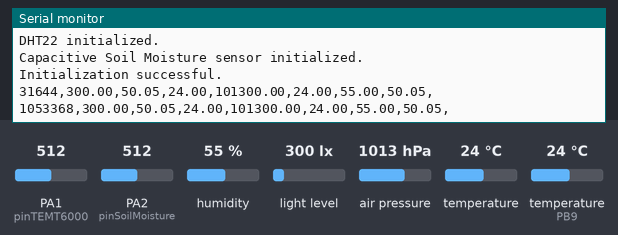
A sketch run on a simulated STM32 Blue Pill. Shown: the last lines printed to the serial monitor. Inputs (shaded band) come from the test bench; at power-on: humidity 55 %, light level 300 lx, PA1 (pinTEMT6000) = 512, PA2 (pinSoilMoisture) = 512, air pressure 1013 hPa, temperature (sensor on PB9) 24 °C, temperature 24 °C. Storage starts empty.

Above: at 1.2 s.
1.3 s: humidity set to 22 %
At 2.6 s:
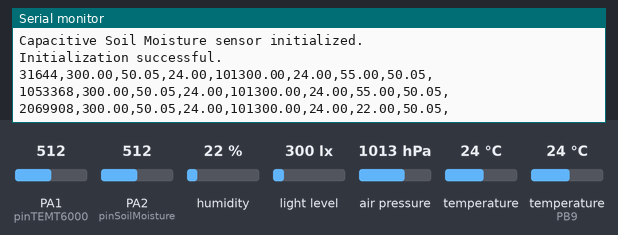
2.8 s: light level set to 40 lx
At 3.9 s:
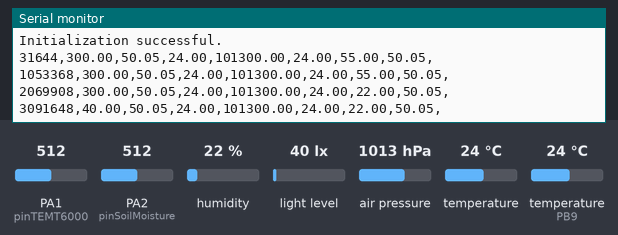
4.3 s: PA1 (pinTEMT6000) set to 716
At 5.6 s:
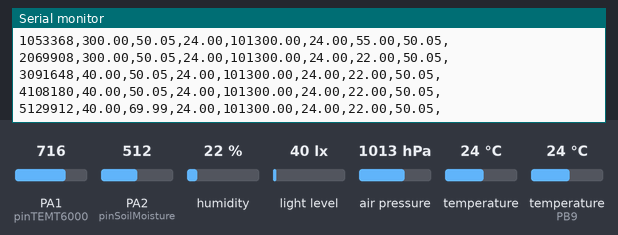
5.8 s: PA2 (pinSoilMoisture) set to 716
At 7.0 s:
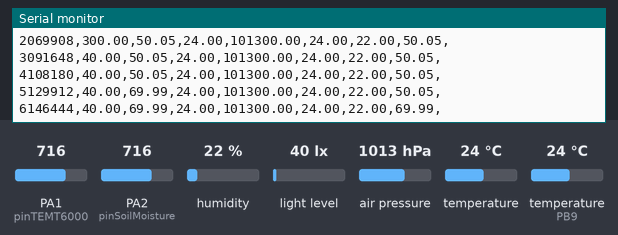
7.3 s: air pressure set to 952 hPa
At 7.3 s:
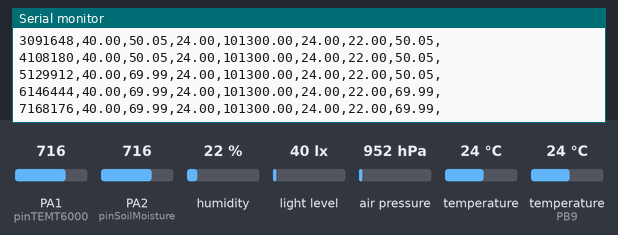
8.8 s: temperature (sensor on PB9) set to 12 °C
At 9.6 s:
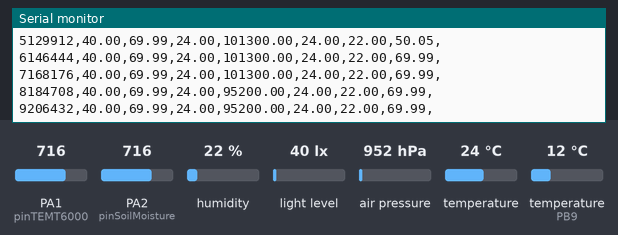
Timing chart, 0 to 11.3 s (numbered marks = the images above; inputs shaded):
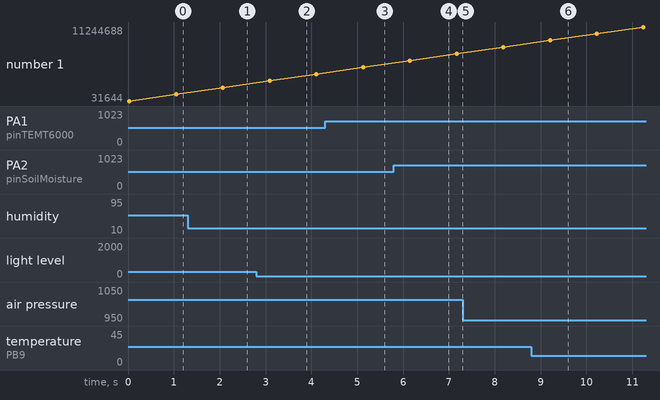

Measured:
- after the input at 1.3 s, the serial monitor: prints a new line after 0.77 s (image 1)
- after the input at 2.8 s, the serial monitor: prints a new line after 0.29 s (image 2)
- after the input at 4.3 s, the serial monitor: prints a new line after 0.83 s (image 3)
- after the input at 5.8 s, the serial monitor: prints a new line after 0.35 s (image 4)
- plotted number 1: 2069908 → 4108180 after the input at 2.8 s

The sketch:

Garden_Sensors_STM32.ino
```cpp
// Garden Sensor Datalogger
// 2022-03-21
//
// This program is used to log sensor data for the home garden.
// The program is run on a microcontroller connected to the following sensors:
// Capacitive Soil Moisture Sensor v2.0 - soil moisture,
// TEMT6000 - light intensity,
// BH1750 - light intensity,
// DHT22 - temperature and humidity,
// BMP280 - barometric pressure, and
// MicroSD card - stores the data.
//
// The Soil Moisture Sensor and TEMT6000 are analog signals through ADC.
// The DHT22 is a digital signal.
// The BH1750 and BMP280 are connected via I2C.
// The MicroSD card reader is connected using SPI.
//
// The datalogger runs once per hour.
// The data is stored to the MicroSD card as a CSV file.


// Libraries:
#include <Wire.h>
#include <Adafruit_Sensor.h>
#include <Adafruit_BMP280.h>
#include <BH1750.h>
#include <DHT.h>
#include <SPI.h>
#include <SD.h>


// Global variables:
const int pinSDCard = PA4;
const int pinTEMT6000 = PA1;
const int pinSoilMoisture = PA2;
const int pinDHT22 = PB9;
const int sampleDelay = 1000;     // Sets the delay between samples in milliseconds.


// Classes:
Adafruit_BMP280 bmp;
BH1750 lightMeter;
DHT dht(pinDHT22, DHT22);


void setup(void) {

  Serial.begin(115200);
  Wire.begin();

  // Initialize the MicroSD card.
  Serial.print("Initializing SD card...");
  if (!SD.begin(pinSDCard)) {
    Serial.println("Failed to find the SD card.");
  }
  Serial.println("Card initialized.");

  // Initialize the TEMT6000 sensor.
  pinMode(pinTEMT6000,  INPUT);
  Serial.println("TEMT6000 initialized.");

  // Initialize the BMP280 sensor.
  if (!bmp.begin(BMP280_ADDRESS_ALT, BMP280_CHIPID)) {
    Serial.println("Failed to find the BMP280 sensor.");
  }
  bmp.setSampling(Adafruit_BMP280::MODE_NORMAL,     // Operating Mode
                  Adafruit_BMP280::SAMPLING_X2,     // Temp. oversampling
                  Adafruit_BMP280::SAMPLING_X16,    // Pressure oversampling
                  Adafruit_BMP280::FILTER_X16,      // Filtering
                  Adafruit_BMP280::STANDBY_MS_1);   // Standby time
  Serial.println("BMP280 initialized.");

  // Initialize the BH1750 sensor.
  if (!lightMeter.begin()) {
    Serial.println("Failed to find the BH1750 sensor.");
  }
  Serial.println("BH1750 initialized.");

  // Initialize the DHT22 sensor.
  dht.begin();
  Serial.println("DHT22 initialized.");

  // Initialize the Capacitive Soil Moisture sensor.
  pinMode(pinSoilMoisture,  INPUT);
  Serial.println("Capacitive Soil Moisture sensor initialized.");

  // Create the field headings within the data file on the MicroSD card.
  File dataFile = SD.open("DATALOG.TXT", FILE_WRITE);

  if (dataFile) {
    dataFile.println("Microseconds, BH1750-Light (lx), TEMT6000-Light (%), "
                      "BMP280-Temperature (C), BMP280-Air Pressure (Pa),"
                      "DHT22-Temperature (C), DHT22-Humidity (%), Soil-Moisture (%),");
    dataFile.close();
  }
  else {
    Serial.println("Error opening the log file.");
  }

  // Report successful completion of initialization stage.
  Serial.println("Initialization successful.");

}


void loop(void) {

  // Print the data to Serial.
  Serial.print(micros());
  Serial.print(",");
  Serial.print(lightMeter.readLightLevel(),2);
  Serial.print(",");
  Serial.print((analogRead(pinTEMT6000) / 1023.0 * 100.0),2);
  Serial.print(",");
  Serial.print(bmp.readTemperature(),2);
  Serial.print(",");
  Serial.print(bmp.readPressure(),2);
  Serial.print(",");
  Serial.print(dht.readTemperature(),2);
  Serial.print(",");
  Serial.print(dht.readHumidity(),2);
  Serial.print(",");
  Serial.print((analogRead(pinSoilMoisture) / 1023.0 * 100.0),2);
  Serial.println(",");

  // Open the file. If the file is available, write to it. If not, report an error.
  File dataFile = SD.open("DATALOG.TXT", FILE_WRITE);

  if (dataFile) {
    dataFile.print(micros());
    dataFile.print(",");
    dataFile.print(lightMeter.readLightLevel(),2);
    dataFile.print(",");
    dataFile.print((analogRead(pinTEMT6000) / 1023.0 * 100.0),2);
    dataFile.print(",");
    dataFile.print(bmp.readTemperature(),2);
    dataFile.print(",");
    dataFile.print(bmp.readPressure(),2);
    dataFile.print(",");
    dataFile.print(dht.readTemperature(),2);
    dataFile.print(",");
    dataFile.print(dht.readHumidity(),2);
    dataFile.print(",");
    dataFile.print((analogRead(pinSoilMoisture) / 1023.0 * 100.0),2);
    dataFile.println(",");
    dataFile.close();
  }
  else {
    //Serial.println("Error opening the log file.");
  }

  // Temporary delay. Replace with sleep function.
  delay(sampleDelay);

}
```
